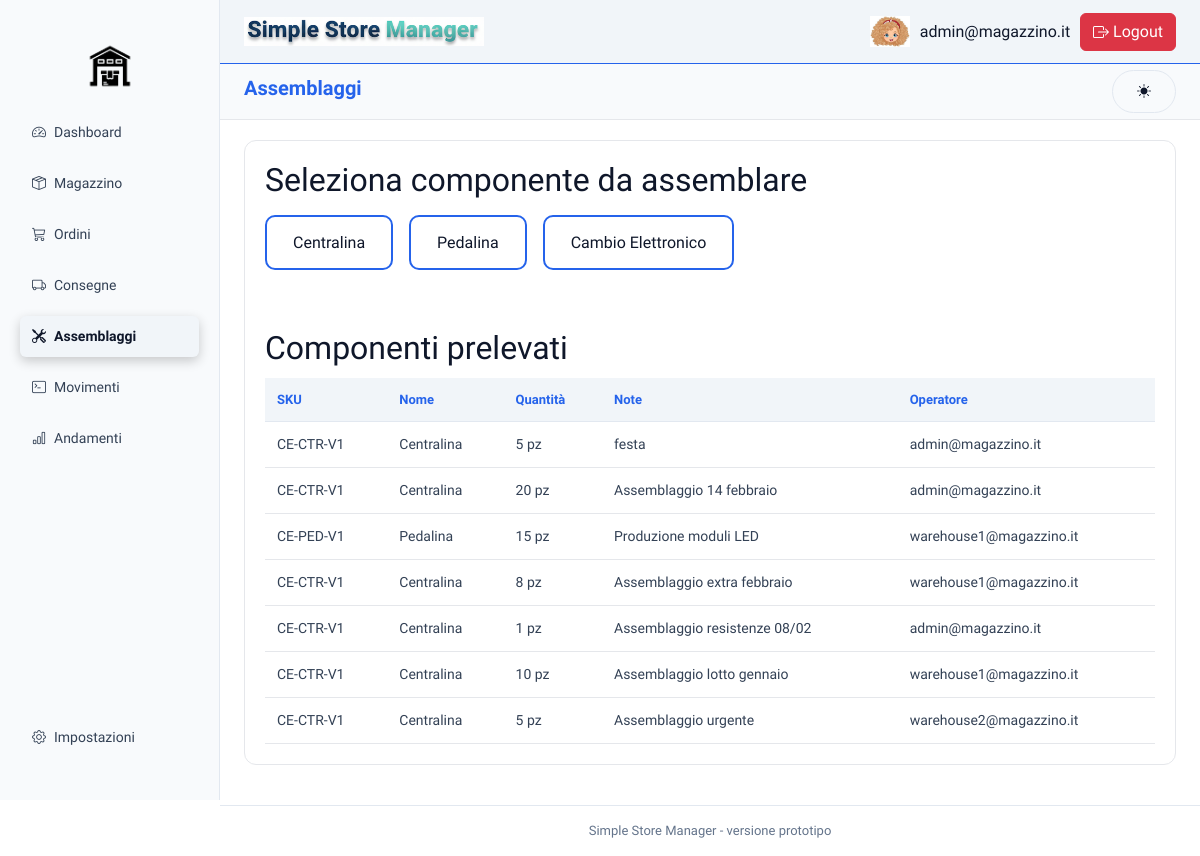
The app's page /index.php?page=assemblaggi (signed in), older data.
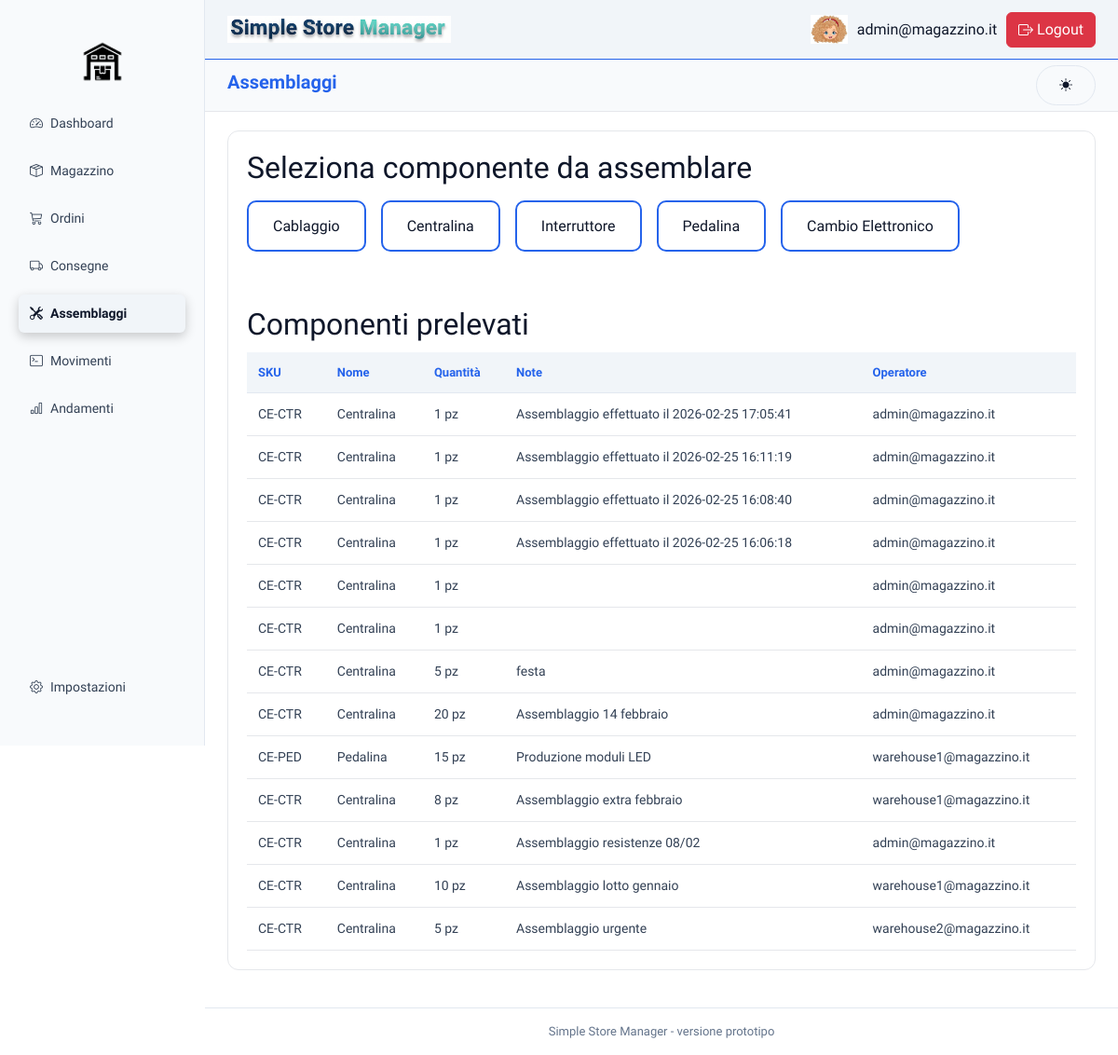
The same page, newer data.
### tables this page shows
CREATE TABLE `componenti` (
  `id` int(5) NOT NULL,
  `sku` varchar(50) NOT NULL,
  `nome` varchar(30) NOT NULL,
  `qrcode` varchar(100) DEFAULT NULL,
  `unita_misura` varchar(10) DEFAULT NULL,
  `tipo` enum('RAW','ASSEMBLY') NOT NULL
);

CREATE TABLE `assemblaggi` (
  `id` int(5) NOT NULL,
  `id_componente` int(5) NOT NULL,
  `id_utente` int(5) NOT NULL,
  `quantita` int(10) NOT NULL,
  `data_inizio` datetime DEFAULT NULL,
  `note` text DEFAULT NULL,
  `data_fine` datetime DEFAULT NULL
);

CREATE TABLE `utenti` (
  `id` int(5) NOT NULL,
  `email` varchar(30) NOT NULL,
  `password_hash` varchar(255) NOT NULL,
  `ruolo` enum('WAREHOUSE','ADMIN') NOT NULL DEFAULT 'WAREHOUSE'
);

### backend/query/componenti.php (called while the page is built, shortened)
<?php
function getComponentiAssembly(){
    $pdo=connect();
    $sql = "SELECT * FROM componenti WHERE tipo = 'ASSEMBLY';";
    $stmt = $pdo->prepare($sql);
    $stmt->execute();
    return $stmt->fetchAll(PDO::FETCH_ASSOC);
}
?>

### backend/query/assemblaggi.php (called while the page is built, shortened)
<?php
function getAssemblaggi(){
    $pdo=connect();
    $sql="SELECT *
    FROM assemblaggi a
    JOIN componenti c ON a.id_componente = c.id
    JOIN utenti u ON a.id_utente = u.id
    ORDER BY a.data_inizio DESC";
    $stmt = $pdo->prepare($sql);
    $stmt->execute();
    return $stmt->fetchAll(PDO::FETCH_ASSOC);
}
?>

### frontend/assemblaggi/assemblaggi.php (the view, shortened to what this page needs)
<?php
require_once 'backend/query/assemblaggi.php';
require_once 'backend/query/componenti.php';
$assemblaggi = getAssemblaggi();
$componentiAssembly = getComponentiAssembly();
?>
<!DOCTYPE html>
<html lang="it">
<body>
  <main class="content">
    <section class="assembly-card">
      <form id="formAssemblaggio" method="post" action="backend/controller/assembleCntrl.php">
        <h2 class="section-title">Seleziona componente da assemblare</h2>
        <div class="assembly-selector">
          <?php foreach ($componentiAssembly as $assembly): ?>
            <label class="assembly-option">
              <span><?= htmlspecialchars($assembly['nome']); ?></span>
            </label>
          <?php endforeach; ?>
        </div>
      </form>
      <h2 class="section-title">Componenti prelevati</h2>
      <table class="assembly-table">
        <thead>
          <tr>
            <th>SKU</th>
            <th>Nome</th>
            <th>Quantità</th>
            <th>Note</th>
            <th>Operatore</th>
          </tr>
        </thead>
        <tbody>
          <?php foreach ($assemblaggi as $assemblaggio): ?>
            <tr>
              <td><?= htmlspecialchars($assemblaggio['sku']); ?></td>
              <td><?= htmlspecialchars($assemblaggio['nome']); ?></td>
              <td><?= htmlspecialchars($assemblaggio['quantita']) . ' ' . htmlspecialchars($assemblaggio['unita_misura']); ?></td>
              <td><?= htmlspecialchars($assemblaggio['note']); ?></td>
              <td><?= htmlspecialchars($assemblaggio['email']); ?></td>
            </tr>
          <?php endforeach; ?>
        </tbody>
      </table>
    </section>
  </main>
</body>
</html>

### frontend/sidebar/sidebar.php
<?php
$menu = [
    'Dashboard'   => 'speedometer2',
    'Magazzino'   => 'box-seam',
    'Ordini'      => 'cart3',
    'Consegne'    => 'truck',
    'Assemblaggi' => 'tools',
    'Movimenti'   => 'terminal',
    'Andamenti'   => 'bar-chart'
];
$bottomMenu = [
    'Impostazioni'=> 'gear'
];
?>
<aside class="sidebar d-flex flex-column justify-content-between">
    <div>
        <img src="frontend/img/logo-removebg-preview.png" id="sidebar-logo">
        <ul class="nav nav-pills flex-column gap-1">
            <?php foreach ($menu as $pagina => $icona): ?>
                <?php $pageSlug = lcfirst($pagina); ?>
                <li class="nav-item">
                    <a href="?page=<?= $pageSlug ?>"
                       class="nav-link d-flex align-items-center gap-2 <?= ($page === $pageSlug) ? 'active' : '' ?>">
                        <i class="bi bi-<?= $icona ?>"></i>
                        <?= $pagina ?>
                    </a>
                </li>
            <?php endforeach; ?>
        </ul>
    </div>
        <ul class="nav nav-pills flex-column gap-1 mb-3">
            <?php foreach ($bottomMenu as $pagina => $icona): ?>
                <?php $pageSlug = lcfirst($pagina); ?>
                <li class="nav-item">
                    <a href="?page=<?= $pageSlug ?>"
                    class="nav-link d-flex align-items-center gap-2 <?= ($page === $pageSlug) ? 'active' : '' ?>">
                        <i class="bi bi-<?= $icona ?>"></i>
                        <?= $pagina ?>
                    </a>
                </li>
            <?php endforeach; ?>
        </ul>
</aside>

Row changes from the older to the newer data that the page shows:
now on this page (row edited): componenti: nome "Cablaggio"
now on this page (row edited): componenti: nome "Interruttore"
added assemblaggi: id_componente.sku "CE-CTR", id_componente.nome "Centralina", quantita "1", id_componente.unita_misura "pz", note "Assemblaggio effettuato il 2026-02-25 17:05:41", id_utente.email "admin@magazzino.it"
added assemblaggi: id_componente.sku "CE-CTR", id_componente.nome "Centralina", quantita "1", id_componente.unita_misura "pz", note "Assemblaggio effettuato il 2026-02-25 16:11:19", id_utente.email "admin@magazzino.it"
added assemblaggi: id_componente.sku "CE-CTR", id_componente.nome "Centralina", quantita "1", id_componente.unita_misura "pz", note "Assemblaggio effettuato il 2026-02-25 16:08:40", id_utente.email "admin@magazzino.it"
added assemblaggi: id_componente.sku "CE-CTR", id_componente.nome "Centralina", quantita "1", id_componente.unita_misura "pz", note "Assemblaggio effettuato il 2026-02-25 16:06:18", id_utente.email "admin@magazzino.it"
added assemblaggi: id_componente.sku "CE-CTR", id_componente.nome "Centralina", quantita "1", id_componente.unita_misura "pz", id_utente.email "admin@magazzino.it"
added assemblaggi: id_componente.sku "CE-CTR", id_componente.nome "Centralina", quantita "1", id_componente.unita_misura "pz", id_utente.email "admin@magazzino.it"
changed through a linked row, assemblaggi "festa": id_componente.sku "CE-CTR-V1" → "CE-CTR"
changed through a linked row, assemblaggi "Assemblaggio 14 febbraio": id_componente.sku "CE-CTR-V1" → "CE-CTR"
changed through a linked row, assemblaggi "Produzione moduli LED": id_componente.sku "CE-PED-V1" → "CE-PED"
changed through a linked row, assemblaggi "Assemblaggio extra febbraio": id_componente.sku "CE-CTR-V1" → "CE-CTR"
changed through a linked row, assemblaggi "Assemblaggio resistenze 08/02": id_componente.sku "CE-CTR-V1" → "CE-CTR"
changed through a linked row, assemblaggi "Assemblaggio lotto gennaio": id_componente.sku "CE-CTR-V1" → "CE-CTR"
changed through a linked row, assemblaggi "Assemblaggio urgente": id_componente.sku "CE-CTR-V1" → "CE-CTR"
